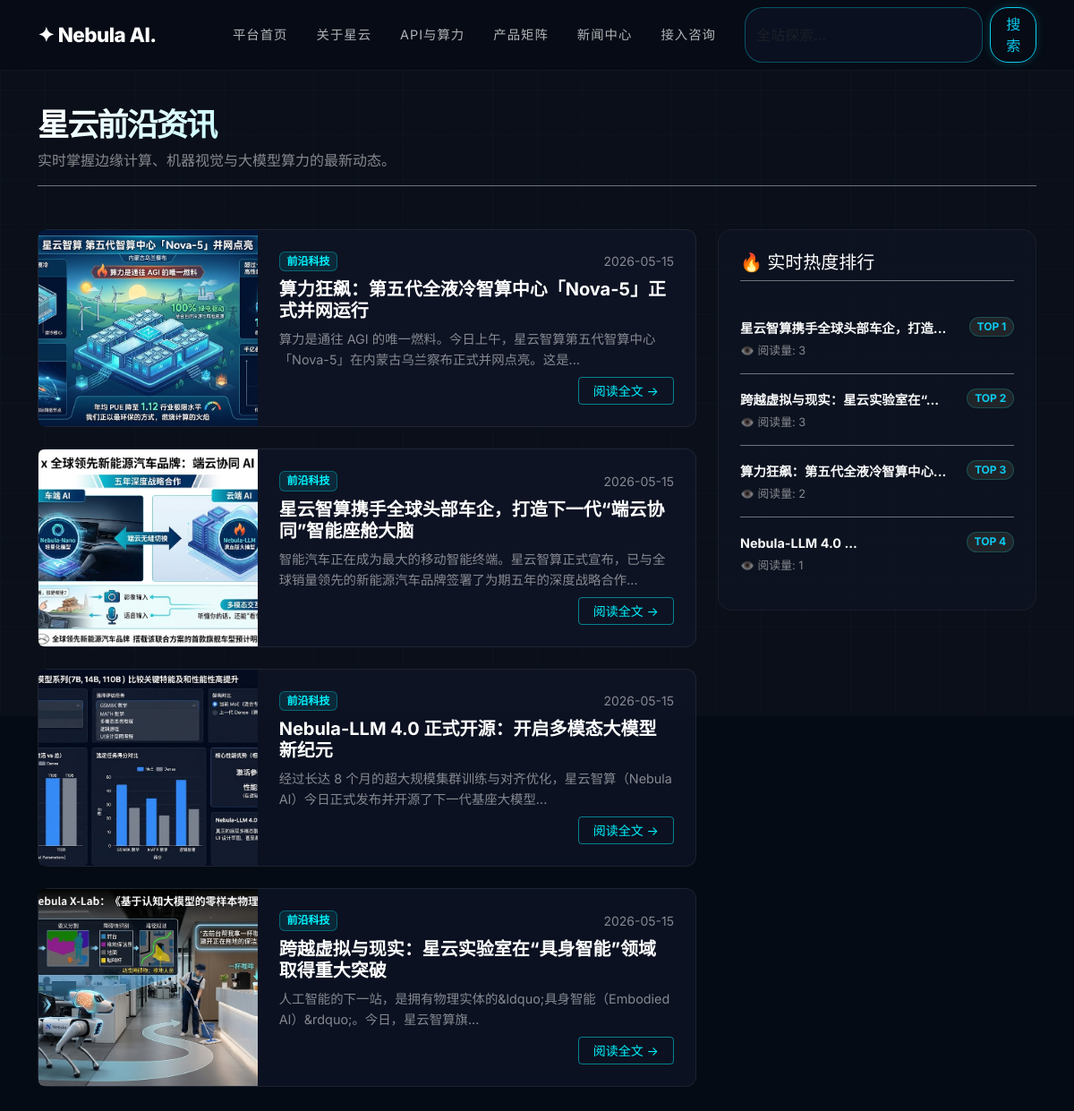
Page /news/ on the committed database.
### news/models.py (models this page shows, shortened)
class News(models.Model):
    NEWS_CHOICES = (
        ('企业要闻', '企业要闻'),
        ('前沿科技', '前沿科技'), # 带有星云特色的分类
        ('通知公告', '通知公告'),
    )
    title = models.CharField(max_length=200, verbose_name="新闻标题")
    newType = models.CharField(choices=NEWS_CHOICES, max_length=50, verbose_name='新闻类型', default='前沿科技')
    content = RichTextUploadingField(verbose_name="正文内容")
    publishDate = models.DateTimeField(default=timezone.now, verbose_name="发布时间")
    views = models.PositiveIntegerField(default=0, verbose_name="阅读量")
    photo = models.ImageField(upload_to='news/', blank=True, null=True, verbose_name='新闻封面')
    class Meta:
        ordering = ['-publishDate']
        verbose_name = "AI 资讯"
        verbose_name_plural = verbose_name

### news/views.py (the view)
# urls.py: path('', views.news_list, name='news_list'),
def news_list(request):
    newsAll = News.objects.all()
    return render(request, 'news/news_list.html', {'newsList': newsAll})

### templates/news/news_list.html (shortened to what this page needs)
{% extends 'base.html' %}
{% load static %}
{% block content %}
<div class="news-page-bg"></div>
<div class="container mb-5" style="padding-top: 120px;">
    <div class="mb-5 border-bottom border-secondary pb-3">
        <h1 class="hero-title text-start mb-2" style="font-size: 2.2rem;">星云前沿资讯</h1>
        <p class="text-white-50 mb-0">实时掌握边缘计算、机器视觉与大模型算力的最新动态。</p>
    </div>
    <div class="row g-4">
        <div class="col-lg-8">
            {% for news in newsList %}
            <div class="card mb-4 hover-card" style="background: rgba(15, 23, 42, 0.6); backdrop-filter: blur(10px); border: 1px solid rgba(255,255,255,0.08); border-radius: 12px;">
                <div class="row g-0">
                    <div class="col-md-4">
                        {% if news.photo %}
                        <img src="{{ news.photo.url }}" class="img-fluid rounded-start h-100 w-100" style="object-fit: cover; min-height: 160px;" alt="新闻封面">
                        {% else %}
                        <div class="d-flex align-items-center justify-content-center bg-secondary h-100 w-100 rounded-start" style="min-height: 160px; background: rgba(255,255,255,0.02) !important;">
                            <span class="text-white-50" style="font-size: 2rem;">📰</span>
                        </div>
                        {% endif %}
                    </div>
                    <div class="col-md-8">
                        <div class="card-body p-4 d-flex flex-column h-100 justify-content-between">
                            <div>
                                <div class="d-flex justify-content-between align-items-center mb-2">
                                    <span class="badge" style="background: rgba(0, 242, 254, 0.1); color: #00f2fe; border: 1px solid rgba(0, 242, 254, 0.3);">{{ news.newType }}</span>
                                    <small class="text-white-50">{{ news.publishDate|date:"Y-m-d" }}</small>
                                </div>
                                <h5 class="card-title text-white fw-bold mb-2">{{ news.title }}</h5>
                                <p class="card-text text-white-50" style="font-size: 0.9rem; line-height: 1.6;">
                                    {{ news.content|striptags|truncatechars:60 }}
                                </p>
                            </div>
                            <div class="text-end mt-2">
                                <a href="{% url 'news:news_detail' news.id %}" class="btn btn-outline-primary btn-sm px-3" style="border-color: rgba(0,242,254,0.5); color: #00f2fe;">阅读全文 →</a>
                            </div>
                        </div>
                    </div>
                </div>
            </div>
            {% empty %}
            <div class="text-center text-white-50 py-5">
                <p style="font-size: 1.2rem;">📡 算力网络中暂无公开的资讯，请前往管理员后台发布。</p>
            </div>
            {% endfor %}
        </div>
        <div class="col-lg-4">
            <div class="p-4 rounded-4 sticky-top" style="top: 120px; background: rgba(15, 23, 42, 0.4); border: 1px solid rgba(255,255,255,0.05);">
                <h5 class="text-white mb-4 border-bottom border-secondary pb-2">🔥 实时热度排行</h5>
                <ul class="list-group list-group-flush">
                    {% for hot in newsList|dictsortreversed:"views"|slice:":5" %}
                    <li class="list-group-item bg-transparent border-secondary px-0 py-3 d-flex justify-content-between align-items-start">
                        <div class="me-auto">
                            <a href="{% url 'news:news_detail' hot.id %}" class="text-light text-decoration-none fw-bold hover-text-primary" style="font-size: 0.9rem;">
                                {{ hot.title|truncatechars:18 }}
                            </a>
                            <div class="text-white-50 mt-1" style="font-size: 0.8rem;">👁️ 阅读量: {{ hot.views }}</div>
                        </div>
                        <span class="badge bg-dark text-info rounded-pill" style="border: 1px solid rgba(0,242,254,0.2);">TOP {{ forloop.counter }}</span>
                    </li>
                    {% endfor %}
                </ul>
            </div>
        </div>
    </div>
</div>
{% endblock %}

### templates/base.html (shortened to what this page needs)
{% load static %}
<!DOCTYPE html>
<html lang="zh-CN">
<head>
    <link href="https://cdn.jsdelivr.net/npm/bootstrap@5.3.0/dist/css/bootstrap.min.css" rel="stylesheet">
    <link rel="stylesheet" href="{% static 'css/style.css' %}">
</head>
<body>
    <nav class="navbar navbar-expand-lg fixed-top navbar-custom">
      <div class="container">
        <a class="navbar-brand text-white" href="{% url 'home' %}">✦ Nebula AI.</a>
        <div class="collapse navbar-collapse" id="navbarNav">
          <ul class="navbar-nav ms-auto gap-3">
            <li class="nav-item"><a class="nav-link" href="{% url 'home' %}">平台首页</a></li>
            <li class="nav-item"><a class="nav-link" href="{% url 'about' %}">关于星云</a></li>
            <li class="nav-item"><a class="nav-link" href="{% url 'serviceApp:platform' %}">API与算力</a></li>
            <li class="nav-item"><a class="nav-link" href="{% url 'products:product_list' %}">产品矩阵</a></li>
            <li class="nav-item"><a class="nav-link" href="{% url 'news:news_list' %}">新闻中心</a></li>
            <li class="nav-item"><a class="nav-link" href="{% url 'contact:contact' %}">接入咨询</a></li>
          </ul>
          <form class="d-flex ms-lg-4 mt-3 mt-lg-0" method="get" action="/search/">
            <input class="form-control me-2" type="search" name="q" placeholder="全站探索..." style="background: rgba(15, 23, 42, 0.6); border: 1px solid rgba(0,242,254,0.3); color: #fff; border-radius: 20px;">
            <button class="btn btn-outline-info" type="submit" style="border-radius: 20px; box-shadow: 0 0 10px rgba(0,242,254,0.2);">搜索</button>
          </form>
        </div>
      </div>
    </nav>
    <div class="main-content">
        {% block content %}{% endblock %}
    </div>
    </body>
</html>

### static/css/style.css (style rules this page uses)
:root { --primary-color: #00f2fe; --accent-color: #4facfe; --dark-bg: #050b14; --card-bg: #0f172a; --text-main: #f8fafc; --text-muted: #94a3b8; }
body { font-family: 'Inter', -apple-system, BlinkMacSystemFont, "Segoe UI", Roboto, "Helvetica Neue", Arial, sans-serif; background-color: var(--dark-bg); color: var(--text-main); display: flex; flex-direction: column; min-height: 100vh; -webkit-font-smoothing: antialiased; }
.navbar-custom { background: rgba(5, 11, 20, 0.7); backdrop-filter: blur(16px); -webkit-backdrop-filter: blur(16px); border-bottom: 1px solid rgba(255, 255, 255, 0.05); transition: all 0.3s ease; }
.navbar-brand { font-weight: 800; letter-spacing: -0.5px; font-size: 1.4rem; }
.nav-link { font-weight: 400; font-size: 0.9rem; letter-spacing: 1px; color: var(--text-main) !important; opacity: 0.7; transition: all 0.3s ease; }
.hero-title { font-size: 4.5rem; font-weight: 800; line-height: 1.1; letter-spacing: -2px; background: linear-gradient(135deg, #ffffff, var(--primary-color)); -webkit-background-clip: text; -webkit-text-fill-color: transparent; margin-bottom: 1.5rem; }

### templates/news/news_list.html (style rules this page uses)
.news-page-bg { position: fixed; top: 0; left: 0; width: 100vw; height: 100vh; z-index: -1; background-color: #0b0f19; background-image: linear-gradient(rgba(0, 242, 254, 0.02) 1px, transparent 1px), linear-gradient(90deg, rgba(0, 242, 254, 0.02) 1px, transparent 1px); background-size: 50px 50px; }
.hover-card { transition: all 0.3s cubic-bezier(0.25, 0.8, 0.25, 1); }

### rows in the picture
News: photo (picture), newType "前沿科技", publishDate "2026-05-15", title "算力狂飙：第五代全液冷智算中心「Nova-5」正式并网运行", content "算力是通往 AGI 的唯一燃料。今日上午，星云智算第五代智算中心「Nova-5」在内蒙古乌兰察布正式并网点亮。这是...", title "算力狂飙：第五代全液冷智算中心...", views "2"
News: photo (picture), newType "前沿科技", publishDate "2026-05-15", title "星云智算携手全球头部车企，打造下一代“端云协同”智能座舱大脑", content "智能汽车正在成为最大的移动智能终端。星云智算正式宣布，已与全球销量领先的新能源汽车品牌签署了为期五年的深度战略合作...", title "星云智算携手全球头部车企，打造...", views "3"
News: photo (picture), newType "前沿科技", publishDate "2026-05-15", title "Nebula-LLM 4.0 正式开源：开启多模态大模型新纪元", content "经过长达 8 个月的超大规模集群训练与对齐优化，星云智算（Nebula AI）今日正式发布并开源了下一代基座大模型...", title "Nebula-LLM 4.0 ...", views "1"
News: photo (picture), newType "前沿科技", publishDate "2026-05-15", title "跨越虚拟与现实：星云实验室在“具身智能”领域取得重大突破", content "人工智能的下一站，是拥有物理实体的&ldquo;具身智能（Embodied AI）&rdquo;。今日，星云智算旗...", title "跨越虚拟与现实：星云实验室在“...", views "3"
